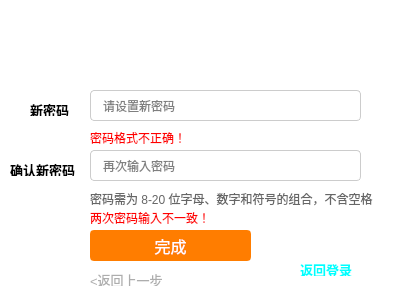
<?xml version="1.0" encoding="UTF-8"?>
<ui version="4.0">
 <class>Formpwd</class>
 <widget class="QWidget" name="Formpwd">
  <property name="geometry">
   <rect>
    <x>0</x>
    <y>0</y>
    <width>400</width>
    <height>300</height>
   </rect>
  </property>
  <property name="minimumSize">
   <size>
    <width>400</width>
    <height>300</height>
   </size>
  </property>
  <property name="maximumSize">
   <size>
    <width>400</width>
    <height>300</height>
   </size>
  </property>
  <property name="windowTitle">
   <string/>
  </property>
  <property name="styleSheet">
   <string notr="true">background-color: rgb(255, 255, 255);</string>
  </property>
  <widget class="QStackedWidget" name="pwdstackedWidget">
   <property name="geometry">
    <rect>
     <x>10</x>
     <y>30</y>
     <width>381</width>
     <height>261</height>
    </rect>
   </property>
   <property name="whatsThis">
    <string>忘记密码-修改密码</string>
   </property>
   <property name="currentIndex">
    <number>2</number>
   </property>
   <widget class="QWidget" name="page">
    <widget class="QLabel" name="label_8">
     <property name="geometry">
      <rect>
       <x>20</x>
       <y>90</y>
       <width>41</width>
       <height>16</height>
      </rect>
     </property>
     <property name="text">
      <string>&lt;html&gt;&lt;head/&gt;&lt;body&gt;&lt;p&gt;&lt;span style=&quot; font-size:10pt; color:#000000;&quot;&gt;账号&lt;/span&gt;&lt;/p&gt;&lt;/body&gt;&lt;/html&gt;</string>
     </property>
    </widget>
    <widget class="QLineEdit" name="usernameEdit">
     <property name="enabled">
      <bool>true</bool>
     </property>
     <property name="geometry">
      <rect>
       <x>60</x>
       <y>80</y>
       <width>271</width>
       <height>31</height>
      </rect>
     </property>
     <property name="styleSheet">
      <string notr="true">QLineEdit {
    border: 1px solid #cccccc; 
    border-radius: 4px; 
    padding: 0 10px;
    height: 40px; 
}
QLineEdit:focus {
    border-color: #0066cc;
}</string>
     </property>
     <property name="echoMode">
      <enum>QLineEdit::EchoMode::Normal</enum>
     </property>
     <property name="placeholderText">
      <string>手机号/用户名/邮箱/卡号</string>
     </property>
    </widget>
    <widget class="QPushButton" name="pushButton_2">
     <property name="geometry">
      <rect>
       <x>60</x>
       <y>160</y>
       <width>191</width>
       <height>31</height>
      </rect>
     </property>
     <property name="styleSheet">
      <string notr="true">QPushButton {
    border: 2px solid #ff7d00; 
    border-radius: 4px;
    background-color: #ff7d00;
    color: white;
    font-size: 16px;
    height: 44px;
}

QPushButton:hover {
    border-color: #ff6600;
    background-color: #ff6600;
}

QPushButton:pressed {
    border-color: #e65c00;
    background-color: #e65c00;
}

QPushButton:disabled {
    border-color: #cccccc;
    background-color: #cccccc;
    color: #ffffff;
}</string>
     </property>
     <property name="text">
      <string>下一步，验证</string>
     </property>
    </widget>
    <widget class="QLabel" name="tip1Label">
     <property name="enabled">
      <bool>true</bool>
     </property>
     <property name="geometry">
      <rect>
       <x>60</x>
       <y>120</y>
       <width>91</width>
       <height>16</height>
      </rect>
     </property>
     <property name="styleSheet">
      <string notr="true">color: red; font-size: 12px; visibility: hidden;</string>
     </property>
     <property name="text">
      <string>请输入用户名！</string>
     </property>
    </widget>
   </widget>
   <widget class="QWidget" name="page_2">
    <widget class="QLabel" name="label">
     <property name="geometry">
      <rect>
       <x>20</x>
       <y>40</y>
       <width>54</width>
       <height>16</height>
      </rect>
     </property>
     <property name="text">
      <string>&lt;html&gt;&lt;head/&gt;&lt;body&gt;&lt;p&gt;&lt;span style=&quot; font-size:10pt; color:#000000;&quot;&gt;账号&lt;/span&gt;&lt;/p&gt;&lt;/body&gt;&lt;/html&gt;</string>
     </property>
    </widget>
    <widget class="QLabel" name="label_2">
     <property name="geometry">
      <rect>
       <x>20</x>
       <y>90</y>
       <width>54</width>
       <height>16</height>
      </rect>
     </property>
     <property name="text">
      <string>&lt;html&gt;&lt;head/&gt;&lt;body&gt;&lt;p&gt;&lt;span style=&quot; font-size:10pt; color:#000000;&quot;&gt;绑定手机&lt;/span&gt;&lt;/p&gt;&lt;/body&gt;&lt;/html&gt;</string>
     </property>
    </widget>
    <widget class="QLabel" name="nameshow">
     <property name="geometry">
      <rect>
       <x>110</x>
       <y>40</y>
       <width>101</width>
       <height>16</height>
      </rect>
     </property>
     <property name="text">
      <string>&lt;html&gt;&lt;head/&gt;&lt;body&gt;&lt;p&gt;&lt;span style=&quot; color:#000000;&quot;&gt;&lt;br/&gt;&lt;/span&gt;&lt;/p&gt;&lt;/body&gt;&lt;/html&gt;</string>
     </property>
    </widget>
    <widget class="QLabel" name="phoneshow">
     <property name="geometry">
      <rect>
       <x>110</x>
       <y>90</y>
       <width>111</width>
       <height>16</height>
      </rect>
     </property>
     <property name="text">
      <string>&lt;html&gt;&lt;head/&gt;&lt;body&gt;&lt;p&gt;&lt;span style=&quot; color:#000000;&quot;&gt;&lt;br/&gt;&lt;/span&gt;&lt;/p&gt;&lt;/body&gt;&lt;/html&gt;</string>
     </property>
    </widget>
    <widget class="QLabel" name="label_4">
     <property name="geometry">
      <rect>
       <x>20</x>
       <y>140</y>
       <width>54</width>
       <height>16</height>
      </rect>
     </property>
     <property name="text">
      <string>&lt;html&gt;&lt;head/&gt;&lt;body&gt;&lt;p&gt;&lt;span style=&quot; font-size:10pt; color:#000000;&quot;&gt;验证码&lt;/span&gt;&lt;/p&gt;&lt;/body&gt;&lt;/html&gt;</string>
     </property>
    </widget>
    <widget class="QLineEdit" name="codeEdit">
     <property name="enabled">
      <bool>true</bool>
     </property>
     <property name="geometry">
      <rect>
       <x>110</x>
       <y>130</y>
       <width>221</width>
       <height>31</height>
      </rect>
     </property>
     <property name="styleSheet">
      <string notr="true">QLineEdit {
    border: 1px solid #cccccc; 
    border-radius: 4px; 
    padding: 0 10px;
    height: 40px;
}
QLineEdit:focus {
    border-color: #0066cc; 
}</string>
     </property>
     <property name="echoMode">
      <enum>QLineEdit::EchoMode::Normal</enum>
     </property>
     <property name="placeholderText">
      <string>6位数字</string>
     </property>
    </widget>
    <widget class="QPushButton" name="pushButton_3">
     <property name="geometry">
      <rect>
       <x>110</x>
       <y>190</y>
       <width>191</width>
       <height>31</height>
      </rect>
     </property>
     <property name="styleSheet">
      <string notr="true">QPushButton {
    border: 2px solid #ff7d00; 
    border-radius: 4px;
    background-color: #ff7d00;
    color: white;
    font-size: 16px;
    height: 44px;
}

QPushButton:hover {
    border-color: #ff6600;
    background-color: #ff6600;
}

QPushButton:pressed {
    border-color: #e65c00;
    background-color: #e65c00;
}

QPushButton:disabled {
    border-color: #cccccc;
    background-color: #cccccc;
    color: #ffffff;
}</string>
     </property>
     <property name="text">
      <string>下一步，验证</string>
     </property>
    </widget>
    <widget class="ClickableLabel" name="getcodeLabel1">
     <property name="geometry">
      <rect>
       <x>240</x>
       <y>140</y>
       <width>81</width>
       <height>20</height>
      </rect>
     </property>
     <property name="text">
      <string>&lt;html&gt;&lt;head/&gt;&lt;body&gt;&lt;p&gt;&lt;span style=&quot; color:#00aaff;&quot;&gt;发送验证码&lt;/span&gt;&lt;/p&gt;&lt;/body&gt;&lt;/html&gt;</string>
     </property>
    </widget>
    <widget class="QLabel" name="tip2Label">
     <property name="enabled">
      <bool>true</bool>
     </property>
     <property name="geometry">
      <rect>
       <x>110</x>
       <y>170</y>
       <width>91</width>
       <height>16</height>
      </rect>
     </property>
     <property name="styleSheet">
      <string notr="true">color: red; font-size: 12px; visibility: hidden;</string>
     </property>
     <property name="text">
      <string>请输入验证码！</string>
     </property>
    </widget>
    <widget class="QLabel" name="tip3Label">
     <property name="enabled">
      <bool>true</bool>
     </property>
     <property name="geometry">
      <rect>
       <x>110</x>
       <y>170</y>
       <width>91</width>
       <height>16</height>
      </rect>
     </property>
     <property name="styleSheet">
      <string notr="true">color: red; font-size: 12px; visibility: hidden;</string>
     </property>
     <property name="text">
      <string>验证码错误！</string>
     </property>
    </widget>
    <widget class="ClickableLabel" name="backLabel_2">
     <property name="geometry">
      <rect>
       <x>110</x>
       <y>230</y>
       <width>81</width>
       <height>16</height>
      </rect>
     </property>
     <property name="text">
      <string>&lt;html&gt;&lt;head/&gt;&lt;body&gt;&lt;p&gt;&lt;span style=&quot; font-size:10pt; color:#adadad;&quot;&gt;&amp;lt;返回上一步&lt;/span&gt;&lt;/p&gt;&lt;/body&gt;&lt;/html&gt;</string>
     </property>
    </widget>
   </widget>
   <widget class="QWidget" name="page_3">
    <widget class="QLabel" name="label_9">
     <property name="geometry">
      <rect>
       <x>20</x>
       <y>70</y>
       <width>41</width>
       <height>16</height>
      </rect>
     </property>
     <property name="text">
      <string>&lt;html&gt;&lt;head/&gt;&lt;body&gt;&lt;p&gt;&lt;span style=&quot; font-size:10pt; font-weight:700; color:#000000;&quot;&gt;新密码&lt;/span&gt;&lt;/p&gt;&lt;/body&gt;&lt;/html&gt;</string>
     </property>
    </widget>
    <widget class="QLineEdit" name="pwdEdit">
     <property name="enabled">
      <bool>true</bool>
     </property>
     <property name="geometry">
      <rect>
       <x>80</x>
       <y>60</y>
       <width>271</width>
       <height>31</height>
      </rect>
     </property>
     <property name="styleSheet">
      <string notr="true">QLineEdit {
    border: 1px solid #cccccc;
    border-radius: 4px;
    padding: 0 10px; 
    height: 40px; 
}
QLineEdit:focus {
    border-color: #0066cc; 
}</string>
     </property>
     <property name="echoMode">
      <enum>QLineEdit::EchoMode::Password</enum>
     </property>
     <property name="placeholderText">
      <string>请设置新密码</string>
     </property>
    </widget>
    <widget class="QLabel" name="label_10">
     <property name="geometry">
      <rect>
       <x>0</x>
       <y>130</y>
       <width>71</width>
       <height>16</height>
      </rect>
     </property>
     <property name="text">
      <string>&lt;html&gt;&lt;head/&gt;&lt;body&gt;&lt;p&gt;&lt;span style=&quot; font-size:10pt; font-weight:700; color:#000000;&quot;&gt;确认新密码&lt;/span&gt;&lt;/p&gt;&lt;/body&gt;&lt;/html&gt;</string>
     </property>
    </widget>
    <widget class="QLineEdit" name="pwdEdit_2">
     <property name="geometry">
      <rect>
       <x>80</x>
       <y>120</y>
       <width>271</width>
       <height>31</height>
      </rect>
     </property>
     <property name="styleSheet">
      <string notr="true">QLineEdit {
    border: 1px solid #cccccc;
    border-radius: 4px;
    padding: 0 10px; 
    height: 40px; 
}
QLineEdit:focus {
    border-color: #0066cc; 
}</string>
     </property>
     <property name="echoMode">
      <enum>QLineEdit::EchoMode::Password</enum>
     </property>
     <property name="placeholderText">
      <string>再次输入密码</string>
     </property>
    </widget>
    <widget class="QPushButton" name="pushButton_4">
     <property name="geometry">
      <rect>
       <x>80</x>
       <y>200</y>
       <width>161</width>
       <height>31</height>
      </rect>
     </property>
     <property name="styleSheet">
      <string notr="true">QPushButton {
    border: 2px solid #ff7d00; 
    border-radius: 4px;
    background-color: #ff7d00;
    color: white;
    font-size: 16px;
    height: 44px;
}

QPushButton:hover {
    border-color: #ff6600;
    background-color: #ff6600;
}

QPushButton:pressed {
    border-color: #e65c00;
    background-color: #e65c00;
}

QPushButton:disabled {
    border-color: #cccccc;
    background-color: #cccccc;
    color: #ffffff;
}</string>
     </property>
     <property name="text">
      <string>完成</string>
     </property>
    </widget>
    <widget class="ClickableLabel" name="backLabel">
     <property name="geometry">
      <rect>
       <x>80</x>
       <y>240</y>
       <width>81</width>
       <height>16</height>
      </rect>
     </property>
     <property name="text">
      <string>&lt;html&gt;&lt;head/&gt;&lt;body&gt;&lt;p&gt;&lt;span style=&quot; font-size:10pt; color:#adadad;&quot;&gt;&amp;lt;返回上一步&lt;/span&gt;&lt;/p&gt;&lt;/body&gt;&lt;/html&gt;</string>
     </property>
    </widget>
    <widget class="QLabel" name="label_11">
     <property name="geometry">
      <rect>
       <x>80</x>
       <y>160</y>
       <width>291</width>
       <height>16</height>
      </rect>
     </property>
     <property name="text">
      <string>&lt;html&gt;&lt;head/&gt;&lt;body&gt;&lt;p&gt;&lt;span style=&quot; font-family:'Noto Sans SC'; font-size:12px; color:#666666;&quot;&gt;密码需为 8-20 位字母、数字和符号的组合，不含空格&lt;/span&gt;&lt;/p&gt;&lt;/body&gt;&lt;/html&gt;</string>
     </property>
    </widget>
    <widget class="QLabel" name="tip4Label">
     <property name="enabled">
      <bool>true</bool>
     </property>
     <property name="geometry">
      <rect>
       <x>80</x>
       <y>100</y>
       <width>91</width>
       <height>16</height>
      </rect>
     </property>
     <property name="styleSheet">
      <string notr="true">color: red; font-size: 12px; visibility: hidden;</string>
     </property>
     <property name="text">
      <string>密码格式不正确！</string>
     </property>
    </widget>
    <widget class="QLabel" name="tip5Label">
     <property name="enabled">
      <bool>true</bool>
     </property>
     <property name="geometry">
      <rect>
       <x>80</x>
       <y>180</y>
       <width>301</width>
       <height>16</height>
      </rect>
     </property>
     <property name="styleSheet">
      <string notr="true">color: red; font-size: 12px; visibility: hidden;</string>
     </property>
     <property name="text">
      <string>两次密码输入不一致！</string>
     </property>
    </widget>
   </widget>
  </widget>
  <widget class="ClickableLabel" name="backLabel_3">
   <property name="geometry">
    <rect>
     <x>300</x>
     <y>260</y>
     <width>81</width>
     <height>16</height>
    </rect>
   </property>
   <property name="text">
    <string>&lt;html&gt;&lt;head/&gt;&lt;body&gt;&lt;p&gt;&lt;span style=&quot; font-size:10pt; font-weight:700; color:#00ffff;&quot;&gt;返回登录&lt;/span&gt;&lt;/p&gt;&lt;/body&gt;&lt;/html&gt;</string>
   </property>
  </widget>
 </widget>
 <customwidgets>
  <customwidget>
   <class>ClickableLabel</class>
   <extends>QLabel</extends>
   <header location="global">clickablelabel.h</header>
   <slots>
    <signal>clicked()</signal>
    <slot>on_switchLabel_clicked()</slot>
   </slots>
  </customwidget>
 </customwidgets>
 <resources/>
 <connections/>
</ui>
